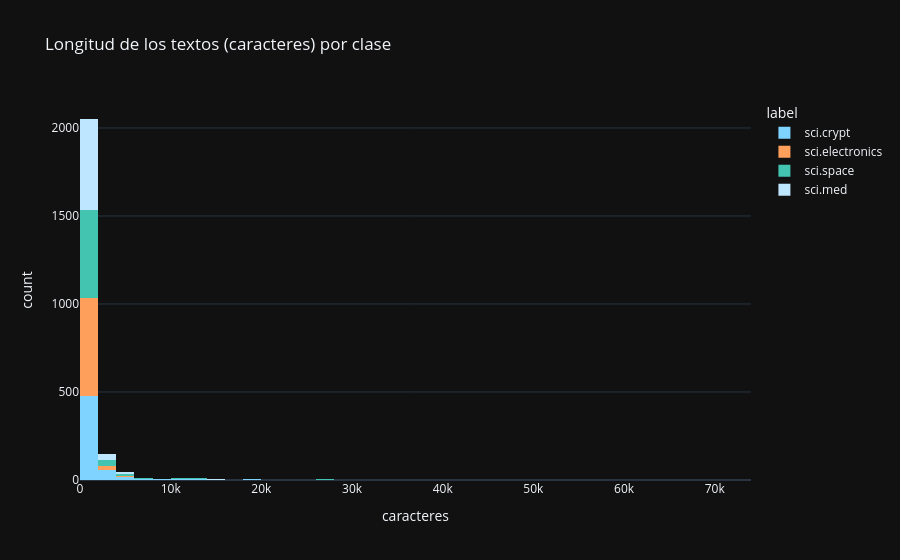
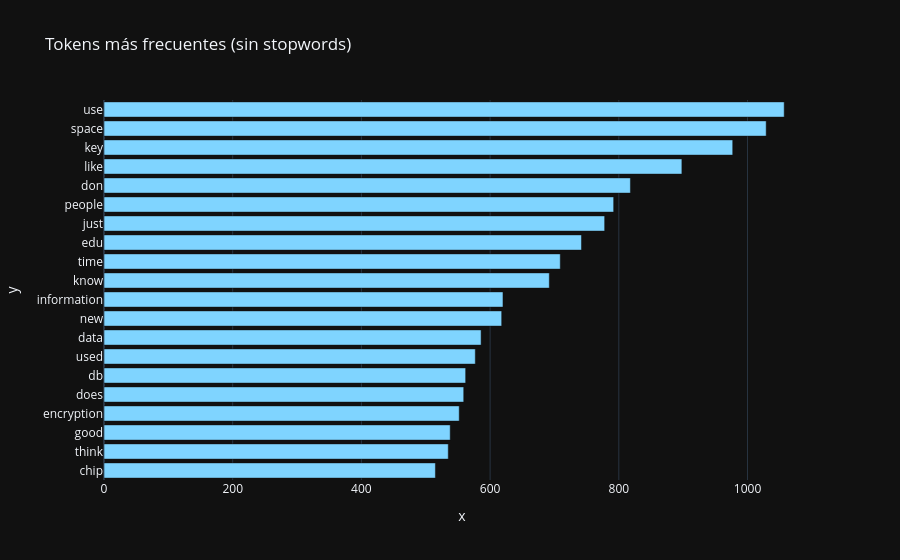

Source (notebook cell) for these figures, in order:
### Markdown cell above
## 🔍 2 · Análisis exploratorio (EDA de texto)

Balance de clases, longitud de los textos y vocabulario más frecuente.

### Code cell
# 2 · EDA de texto
print('Documentos:', len(df))
display(df['label'].value_counts().rename('n').to_frame())
df['_len'] = df['text'].astype(str).str.len()
display(df['_len'].describe().to_frame().T)
px.histogram(df, x='_len', nbins=50, color='label',
             title='Longitud de los textos (caracteres) por clase', labels={'_len':'caracteres'}).show()
from sklearn.feature_extraction.text import CountVectorizer
cvz = CountVectorizer(max_features=20, stop_words='english')
m = cvz.fit_transform(df['text'].astype(str))
freq = pd.Series(m.sum(axis=0).A1, index=cvz.get_feature_names_out()).sort_values()
px.bar(x=freq.values, y=freq.index, orientation='h',
       title='Tokens más frecuentes (sin stopwords)').show()

### Figure 1 — Plotly figure (JSON) as saved in the notebook; plotly's stock layout.template omitted (floating-point values rounded to 4 significant figures; data arrays with more than 128 entries replaced by an {"elided": "..."} marker saying what was removed)
{"data": [{"bingroup": "x", "hovertemplate": "label=sci.crypt<br>caracteres=%{x}<br>count=%{y}<extra></extra>", "legendgroup": "sci.crypt", "marker": {"color": "#7fd4ff", "pattern": {"shape": ""}}, "name": "sci.crypt", "nbinsx": 50, "orientation": "v", "showlegend": true, "type": "histogram", "x": {"elided": "582 int values"}, "xaxis": "x", "yaxis": "y"}, {"bingroup": "x", "hovertemplate": "label=sci.electronics<br>caracteres=%{x}<br>count=%{y}<extra></extra>", "legendgroup": "sci.electronics", "marker": {"color": "#ff9f5c", "pattern": {"shape": ""}}, "name": "sci.electronics", "nbinsx": 50, "orientation": "v", "showlegend": true, "type": "histogram", "x": {"elided": "575 int values"}, "xaxis": "x", "yaxis": "y"}, {"bingroup": "x", "hovertemplate": "label=sci.space<br>caracteres=%{x}<br>count=%{y}<extra></extra>", "legendgroup": "sci.space", "marker": {"color": "#43c4b0", "pattern": {"shape": ""}}, "name": "sci.space", "nbinsx": 50, "orientation": "v", "showlegend": true, "type": "histogram", "x": {"elided": "577 int values"}, "xaxis": "x", "yaxis": "y"}, {"bingroup": "x", "hovertemplate": "label=sci.med<br>caracteres=%{x}<br>count=%{y}<extra></extra>", "legendgroup": "sci.med", "marker": {"color": "#bfe6ff", "pattern": {"shape": ""}}, "name": "sci.med", "nbinsx": 50, "orientation": "v", "showlegend": true, "type": "histogram", "x": {"elided": "578 int values"}, "xaxis": "x", "yaxis": "y"}], "layout": {"barmode": "relative", "legend": {"title": {"text": "label"}, "tracegroupgap": 0}, "title": {"text": "Longitud de los textos (caracteres) por clase"}, "xaxis": {"anchor": "y", "domain": [0.0, 1.0], "title": {"text": "caracteres"}}, "yaxis": {"anchor": "x", "domain": [0.0, 1.0], "title": {"text": "count"}}}}

### Figure 2 — Plotly figure (JSON) as saved in the notebook; plotly's stock layout.template omitted (floating-point values rounded to 4 significant figures)
{"data": [{"hovertemplate": "x=%{x}<br>y=%{y}<extra></extra>", "legendgroup": "", "marker": {"color": "#7fd4ff", "pattern": {"shape": ""}}, "name": "", "orientation": "h", "showlegend": false, "textposition": "auto", "type": "bar", "x": [515, 535, 538, 552, 559, 562, 577, 586, 618, 620, 692, 709, 742, 778, 792, 818, 898, 977, 1029, 1057], "xaxis": "x", "y": ["chip", "think", "good", "encryption", "does", "db", "used", "data", "new", "information", "know", "time", "edu", "just", "people", "don", "like", "key", "space", "use"], "yaxis": "y"}], "layout": {"barmode": "relative", "legend": {"tracegroupgap": 0}, "title": {"text": "Tokens más frecuentes (sin stopwords)"}, "xaxis": {"anchor": "y", "domain": [0.0, 1.0], "title": {"text": "x"}}, "yaxis": {"anchor": "x", "domain": [0.0, 1.0], "title": {"text": "y"}}}}
